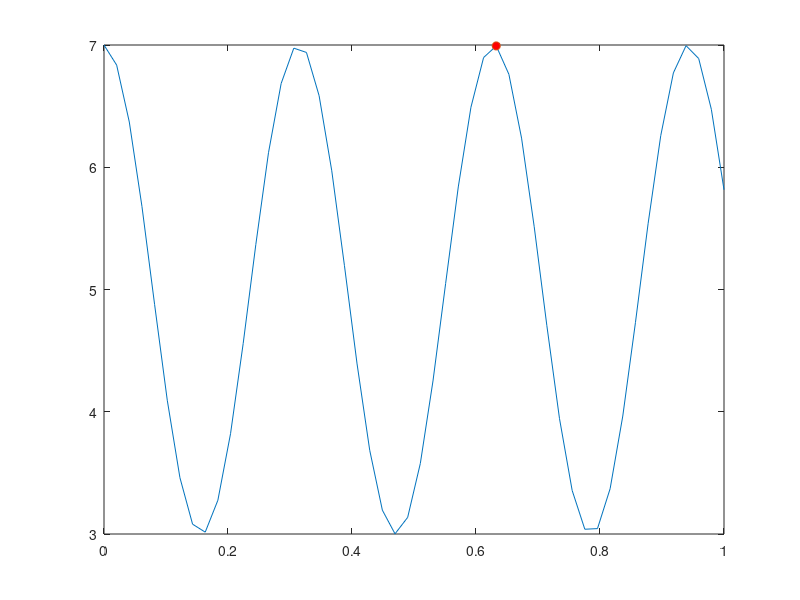

Write the MATLAB code that produced this figure.
%% A look at all the different data types
clear all; close all; clc; % clear all variables in workspace, close all figures, and clear the command window

% here we have an int
a_int = 10;     % is saved as a double, there is no difference here
a_double = 10;  % is saved as a double, double-click workspace to see
a_str = num2str(a_int);
[r_a_str, c_a_str] = size(a_str);
a_str(1) % should display the first spot or '1'

% arrays in MATLAB
x1 = 1:1:100; % this means start at 1, increment by 1, go to 100
x2 = linspace(0,1,50);
x1_sub = x1(1:2:end); % this will extract odd numbered indicies

y = 2*cos(20*x2) + 5;


% plot
plot(x2,y);

% find the 3rd max point
n1 = floor(length(y)*0.5); % lower limit of the search
n2 = floor(length(y)*0.8); % upper limit of the search

[M, ind] = max(y(n1:n2))

ind_real = ind+n1-1; % should give us the real value

hold on;
plot(x2(ind_real), y(ind_real), 'o', 'MarkerFaceColor', 'r')




%% matricies in MATLAB
C = [1 2 3; 4 5 6; 7 8 9];
% get everything in the 2nd row
inRow2 = C(2,:);
inCol2 = C(:,2);


% sum all values in matrix
sum(C) % will sum across the columns
sum(sum(C)) % over all sum across all columns and rows
max(C) % max in each columns
max(max(C))
min(C)
mean(C)

% Struct
Student.name = 'Bob';  % Student(1).name could also be used here if you know you will make it an array
Student.major = 'Art';
Student.GPA = 3.5;
Student.year = 2;

Student

% make this an array to accomodate a 2nd student
Student(2).name = 'Sally'
Student(2).major = 'Poly Sci';
Student(2).GPA = 2.76;
Student(2).year = 3;